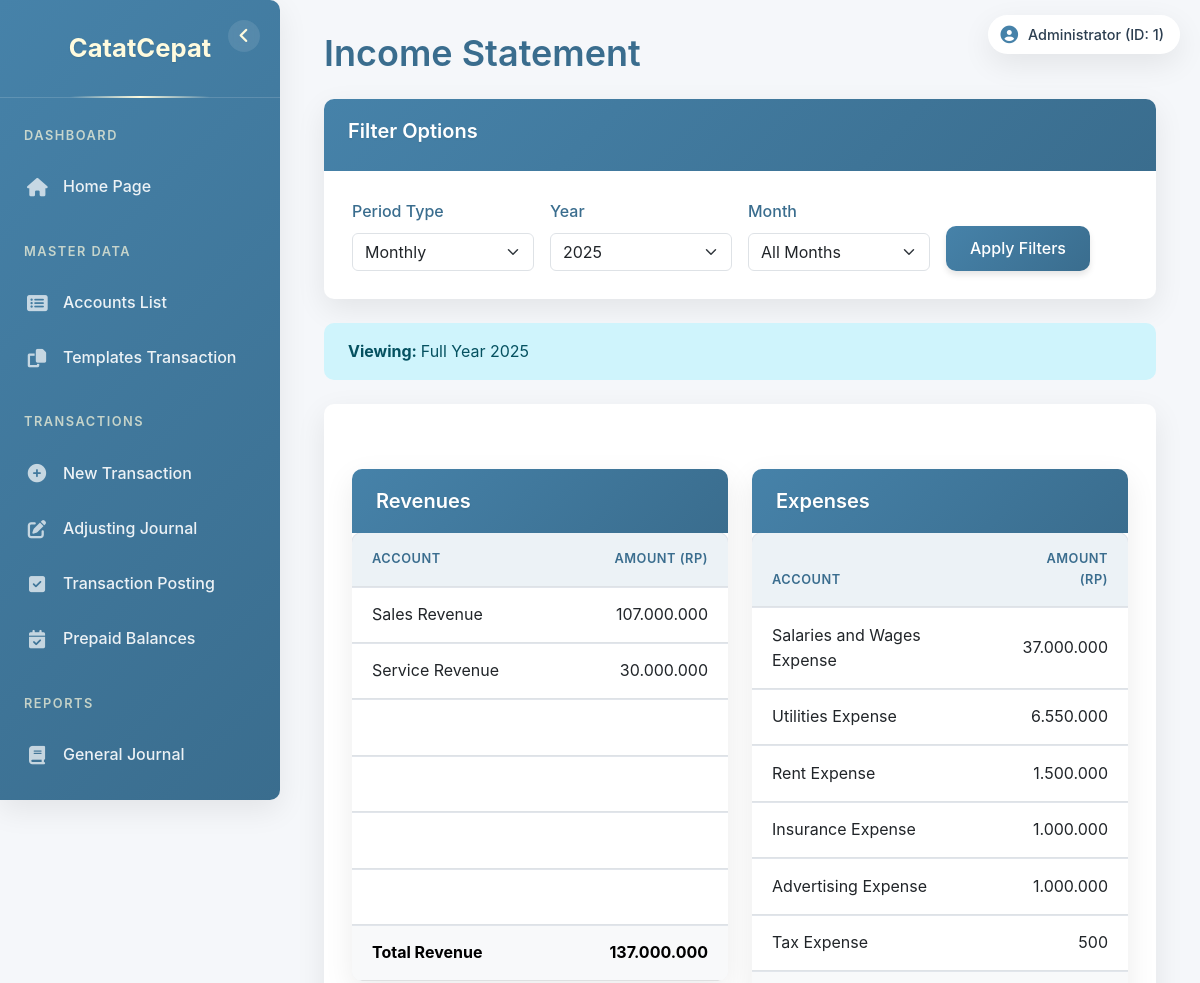
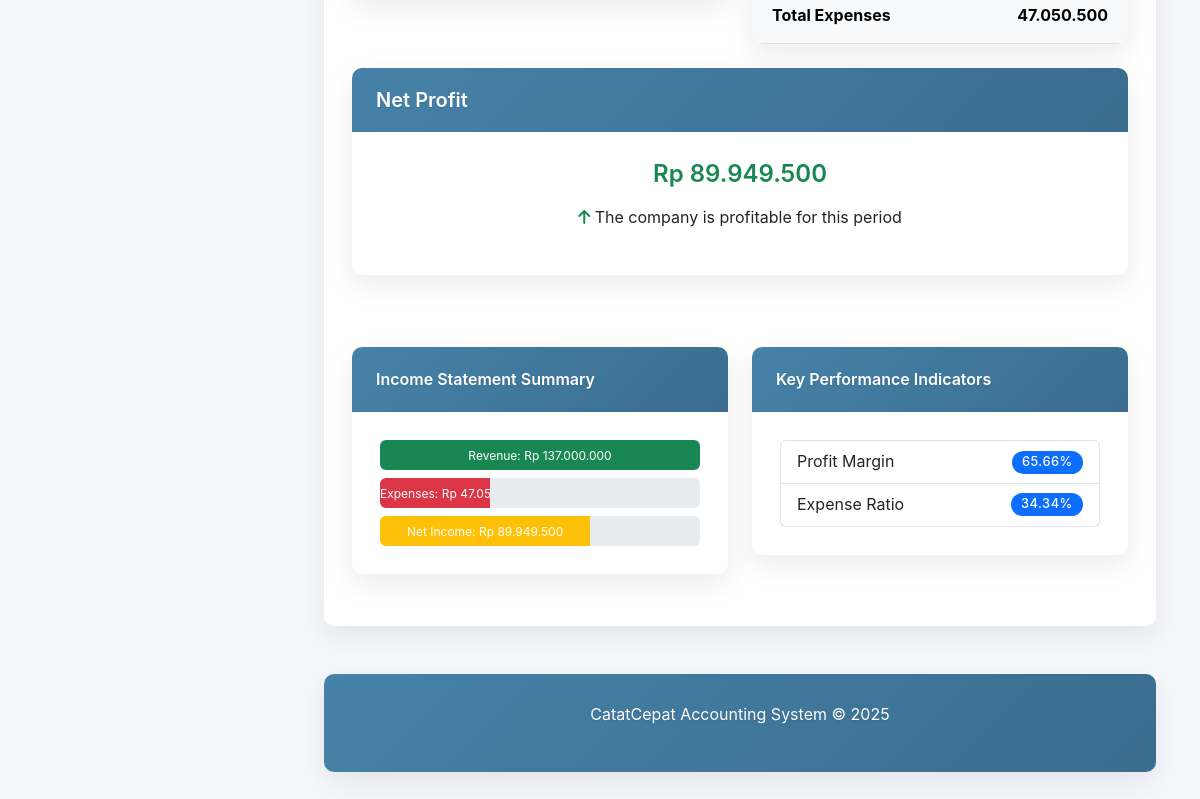
Page /index.php?page=income_statement (signed in) on the committed database (2 pictures, top to bottom).
### tables this page shows
CREATE TABLE `users` (
  `id` int NOT NULL,
  `username` varchar(50) NOT NULL,
  `password` varchar(255) NOT NULL,
  `nama_lengkap` varchar(100) DEFAULT NULL,
  `roles` varchar(10) NOT NULL
);

CREATE TABLE `akun` (
  `id_akun` int NOT NULL,
  `nama_akun` varchar(100) NOT NULL,
  `aktiva_pasiva` varchar(1) NOT NULL
);

### index.php (the view, shortened to what the rows shown need)
<?php
include "config/connect.php";
$page = isset($_GET['page']) ? $_GET['page'] : 'home';
$user_id = 0;
$nama_lengkap = $_SESSION['nama_lengkap'] ?? $_SESSION['username'];
$username = $_SESSION['username'];
$sql = "SELECT id FROM users WHERE username = ?";
$stmt = $conn->prepare($sql);
$stmt->bind_param("s", $username);
$stmt->execute();
$result = $stmt->get_result();
if ($user = $result->fetch_assoc()) {
    $user_id = $user['id'];
}
?>
<!DOCTYPE html>
<html lang="en">
<head>
    <link href="https://cdn.jsdelivr.net/npm/bootstrap@5.3.0-alpha1/dist/css/bootstrap.min.css" rel="stylesheet">
    <link rel="stylesheet" href="https://cdnjs.cloudflare.com/ajax/libs/font-awesome/6.4.0/css/all.min.css">
    <link rel="stylesheet" href="style.css">
</head>
<body>
    <div class="user-info">
        <i class="fas fa-user-circle"></i>
        <span><?php echo htmlspecialchars($nama_lengkap); ?> (ID: <?php echo htmlspecialchars($user_id); ?>)</span>
    </div>
    <div class="main-content">
        <div class="container-fluid">
            <?php
            switch ($page) {
                case 'income_statement':
                    include 'pages/income_statement.php';
                    break;
            }
            ?>
        </div>
    </div>
</body>
</html>

### pages/income_statement.php (shortened to what the rows shown need)
<?php
$result = $conn->query("CALL GetLabaRugi()");
$revenue_accounts = [];
$expense_accounts = [];
if ($result && $result->num_rows > 0) {
    while ($row = $result->fetch_assoc()) {
        $account_name = $row['nama_akun'];
        $debit = $row['Debit'];
        $kredit = $row['Kredit'];
        if (strpos($account_name, 'Revenue') !== false) {
            if (!isset($revenue_accounts[$account_name])) {
                $revenue_accounts[$account_name] = 0;
            }
            $revenue_accounts[$account_name] += ($kredit - $debit);
        }
        else if (strpos($account_name, 'Expense') !== false) {
            if (!isset($expense_accounts[$account_name])) {
                $expense_accounts[$account_name] = 0;
            }
            $expense_accounts[$account_name] += ($debit - $kredit);
        }
    }
}
?>
<div class="row">
    <div class="col-md-12">
        <h1 class="mb-4">Income Statement</h1>
        <div class="card">
            <div class="card-body">
                <div class="row">
                    <div class="col-md-6">
                        <div class="card mb-4">
                            <div class="table-responsive">
                                <table class="table table-hover mb-0">
                                    <thead>
                                        <tr>
                                            <th>Account</th>
                                            <th class="text-end">Amount (Rp)</th>
                                        </tr>
                                    </thead>
                                </table>
                            </div>
                        </div>
                    </div>
                    <div class="col-md-6">
                        <div class="card mb-4">
                            <div class="table-responsive">
                                <table class="table table-hover mb-0">
                                    <thead>
                                        <tr>
                                            <th>Account</th>
                                            <th class="text-end">Amount (Rp)</th>
                                        </tr>
                                    </thead>
                                    <tbody>
                                        <?php
                                        if (!empty($expense_accounts)):
                                            foreach ($expense_accounts as $account_name => $amount):
                                        ?>
                                                <tr>
                                                    <td><?php echo $account_name; ?></td>
                                                    <td class="text-end"><?php echo number_format($amount, 0, ',', '.'); ?></td>
                                                </tr>
                                            <?php
                                            endforeach;
                                        endif; ?>
                                    </tbody>
                                </table>
                            </div>
                        </div>
                    </div>
                </div>
            </div>
        </div>

### rows in the picture
users: id "1"
akun: nama_akun "Tax Expense", amount "500"

### other values in the picture
$nama_lengkap "Administrator"
$filter_year "2025"
$account_name "Sales Revenue"
$amount "107.000.000"
$account_name "Service Revenue"
$amount "30.000.000"
$total_revenue "137.000.000"
$account_name "Salaries and Wages Expense"
$amount "37.000.000"
$account_name "Utilities Expense"
$amount "6.550.000"
$account_name "Rent Expense"
$amount "1.500.000"
$account_name "Insurance Expense"
$amount "1.000.000"
